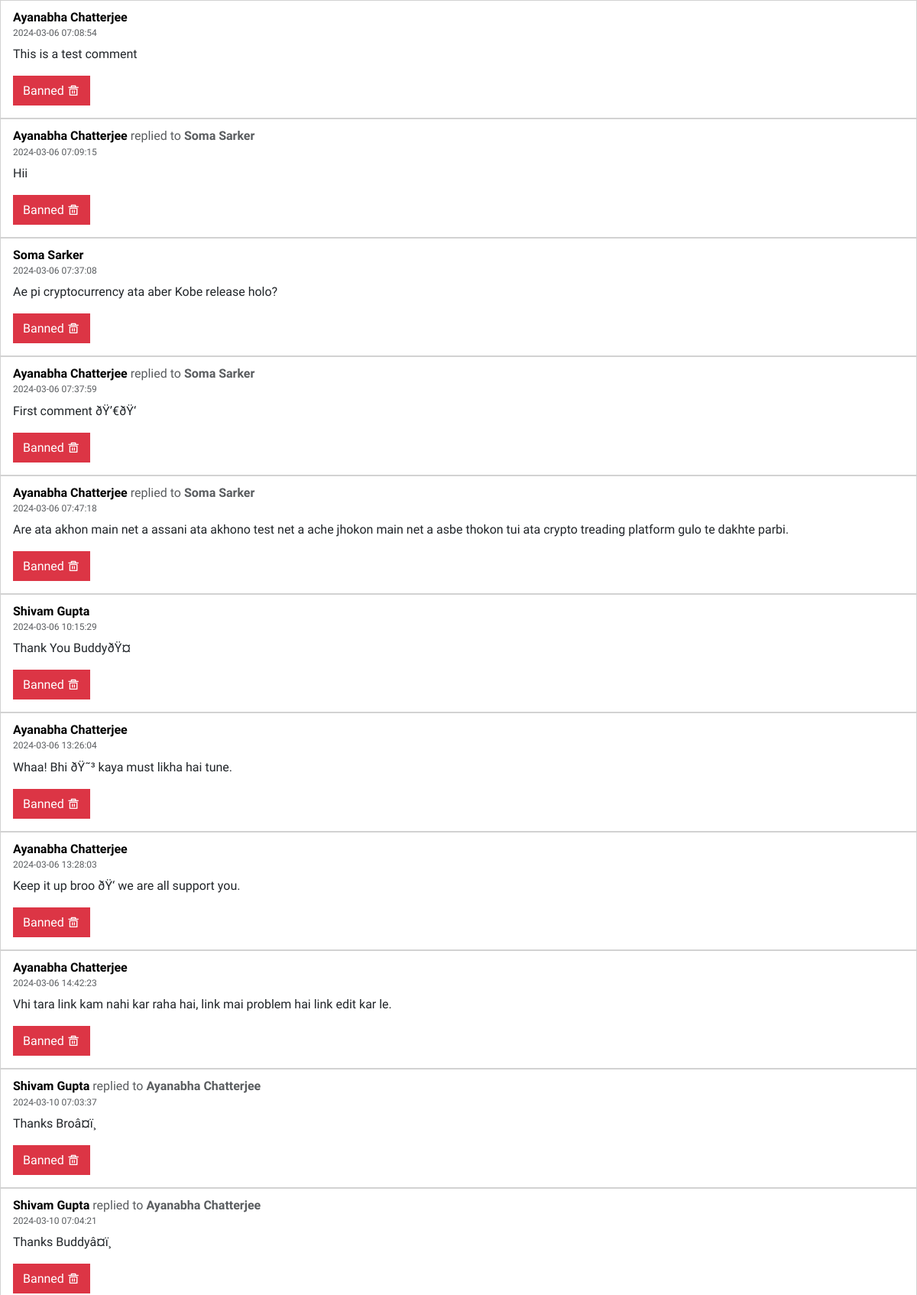
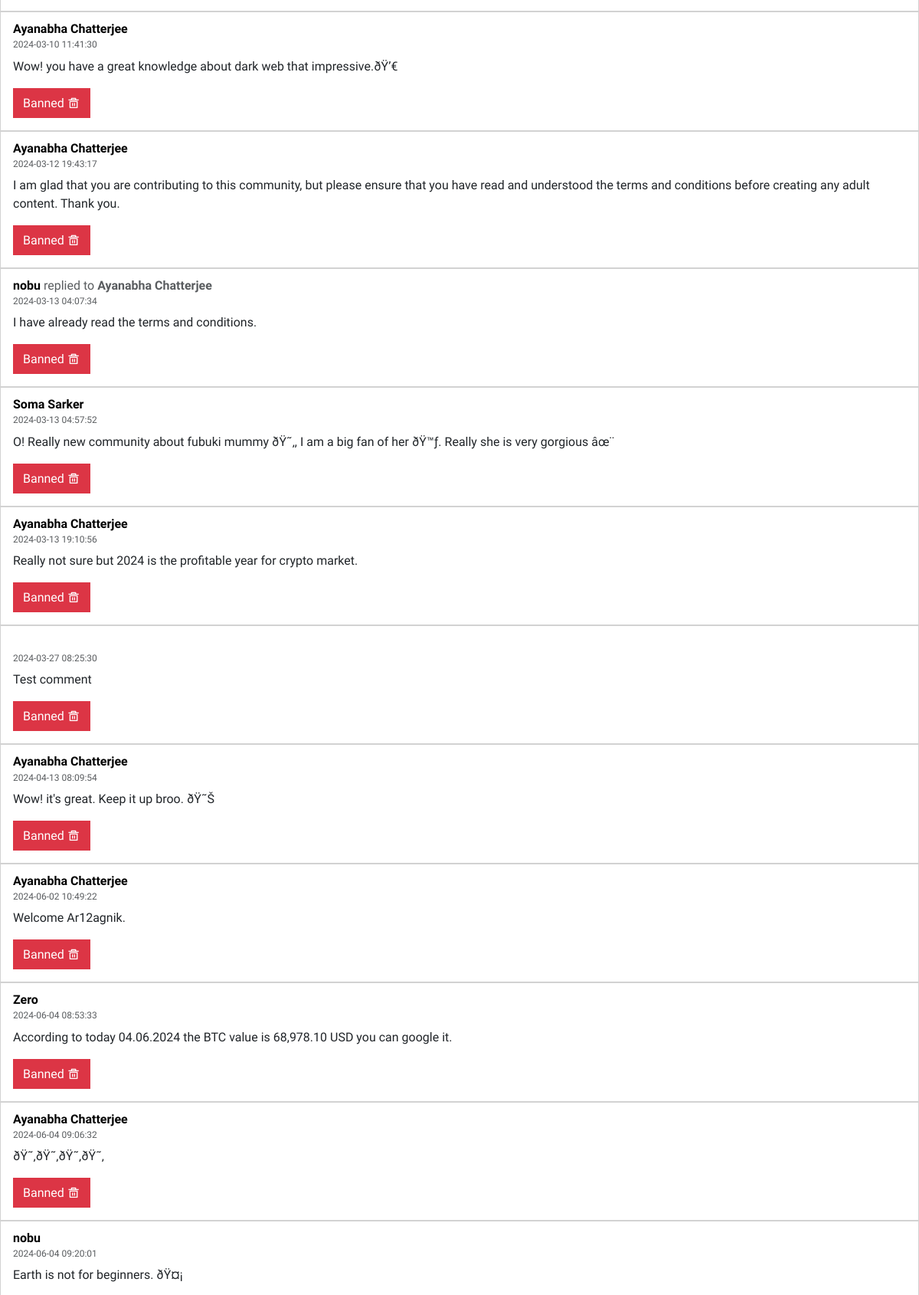
The app's page /admin/view-all-comments.php (signed in, upper part) with its own data (2 pictures, top to bottom).
### tables this page shows
CREATE TABLE `comments` (
  `comment_id` int(11) NOT NULL,
  `comment_content` varchar(2555) NOT NULL,
  `thread_id` int(10) NOT NULL,
  `comment_time` datetime NOT NULL DEFAULT current_timestamp(),
  `comment_by` varchar(255) NOT NULL DEFAULT '0',
  `tag_someone` int(11) NOT NULL
);

CREATE TABLE `user` (
  `id` int(11) NOT NULL,
  `username` varchar(20) NOT NULL,
  `password` varchar(225) NOT NULL,
  `repassword` varchar(225) NOT NULL,
  `datetime` date NOT NULL DEFAULT current_timestamp(),
  `profile_pic` varchar(9999) NOT NULL DEFAULT 'demoprofile.png',
  `about` text NOT NULL,
  `gender` varchar(20) NOT NULL,
  `country` varchar(50) NOT NULL,
  `cake_day` varchar(25) NOT NULL,
  `email` varchar(255) NOT NULL,
  `session_token` int(255) NOT NULL,
  `school` varchar(255) NOT NULL,
  `clg_university` varchar(255) NOT NULL,
  `status` varchar(255) NOT NULL,
  `looking_for` varchar(255) NOT NULL,
  `interest_in` varchar(255) NOT NULL
);

### admin/view-all-comments.php (the view, shortened to what this page needs)
<?php
if(!isset($_SESSION['name'])){
echo 'Opps! atfirst you need to <a href="index.php">login</a> & proof that you are an admin.';
}else{ ?>
<?php
include "../db_connection.php";
?>
<!DOCTYPE html>
<html lang="en">
<head>
     <?php include "../bootstrapcss-and-icons.php"; ?>
</head>
<body>
     <?php
               $sql = "SELECT * FROM `comments`";
               $result = mysqli_query($conn, $sql);
               if ($result) {
                    if (mysqli_num_rows($result) > 0) {
                         while ($comment = mysqli_fetch_assoc($result)) {
                              ?>
                              <div class="card rounded-0">
                                   <div class="card-body">
                                        <h6 class="card-subtitle mb-2 text-body-secondary">
                                             <b style="color:black;">
                                                <?php
                                                $comment_by = $comment['comment_by'];
                                                $sql_query = "SELECT * FROM `user` WHERE id = '{$comment_by}'";
                                                $run = mysqli_query($conn, $sql_query);
                                                if($run && mysqli_num_rows($run) > 0){
                                                  $row=mysqli_fetch_assoc($run);
                                                  echo $row['username'];
                                                }
                                                ?>
                                             </b>
                                             <?php
                                             if (empty($comment['tag_someone'])) {
                                             } else {
                                                  ?>
                                                  replied to
                                                      <?php
                                                      $tagsomeone = $comment['tag_someone'];
                                                      $sql = "SELECT * FROM `user` WHERE id = '{$tagsomeone}'";
                                                      $query = mysqli_query($conn, $sql);
                                                      if($query && mysqli_num_rows($query)){
                                                          $user=mysqli_fetch_assoc($query);
                                                      ?>
                                                 <strong><?php echo $user['username']; ?></strong>
                                                 <?php } ?>
                                             <?php } ?><br>
                                             <b style="font-weight:lighter; font-size:12px;">
                                                  <?php echo $comment['comment_time']; ?>
                                             </b>
                                        </h6>
                                        <p class="card-text">
                                             <?php echo $comment['comment_content']; ?>
                                        </p>
                                        <a href="delete-comments.php?delete=<?php echo $comment['comment_id']; ?>"
                                             class="card-link text-danger" style="text-decoration:none; font-size: 1rem;"><button type="button" class="btn btn-danger rounded-0">Banned <i class="ri-delete-bin-5-line"></i></button></a>
                                   </div>
                              </div>
                              <?php
                         }
                    } else {
                         echo' <div class="alert alert-danger rounded-0" role="alert" style="font-size:12px;">Invalid user!</div>';
                    }
               }
     ?>
</body>
</html>
<?php } ?>

### include/fonts.php (style rules this page uses)
* { font-family: "Mukta", sans-serif; font-weight: 400; font-style: normal; }

### records on screen
comments: user.username "Ayanabha Chatterjee", comment_time "2024-03-06 07:08:54", comment_content "This is a test comment"
comments: user.username "Ayanabha Chatterjee", user.username "Soma Sarker", comment_time "2024-03-06 07:09:15", comment_content "Hii"
comments: user.username "Soma Sarker", comment_time "2024-03-06 07:37:08", comment_content "Ae pi cryptocurrency ata aber Kobe release holo?"
comments: user.username "Ayanabha Chatterjee", user.username "Soma Sarker", comment_time "2024-03-06 07:37:59", comment_content "First comment ðŸ’€ðŸ‘"
comments: user.username "Ayanabha Chatterjee", user.username "Soma Sarker", comment_time "2024-03-06 07:47:18", comment_content "Are ata akhon main net a assani ata akhono test net a ache jhokon main net a asbe thokon tui ata crypto treading platform gulo te dakhte parbi."
comments: user.username "Shivam Gupta", comment_time "2024-03-06 10:15:29", comment_content "Thank You BuddyðŸ¤"
comments: user.username "Ayanabha Chatterjee", comment_time "2024-03-06 13:26:04", comment_content "Whaa! Bhi ðŸ˜³ kaya must likha hai tune."
comments: user.username "Ayanabha Chatterjee", comment_time "2024-03-06 13:28:03", comment_content "Keep it up broo ðŸ‘ we are all support you."
comments: user.username "Ayanabha Chatterjee", comment_time "2024-03-06 14:42:23", comment_content "Vhi tara link kam nahi kar raha hai, link mai problem hai link edit kar le."
comments: user.username "Shivam Gupta", user.username "Ayanabha Chatterjee", comment_time "2024-03-10 07:03:37", comment_content "Thanks Broâ¤ï¸"
comments: user.username "Shivam Gupta", user.username "Ayanabha Chatterjee", comment_time "2024-03-10 07:04:21", comment_content "Thanks Buddyâ¤ï¸"
comments: user.username "Ayanabha Chatterjee", comment_time "2024-03-10 11:41:30", comment_content "Wow! you have a great knowledge about dark web that impressive.ðŸ’€"
comments: user.username "Ayanabha Chatterjee", comment_time "2024-03-12 19:43:17", comment_content "I am glad that you are contributing to this community, but please ensure that you have read and understood the terms and conditions before creating any adult content. Thank you."
comments: user.username "nobu", user.username "Ayanabha Chatterjee", comment_time "2024-03-13 04:07:34", comment_content "I have already read the terms and conditions."
comments: user.username "Soma Sarker", comment_time "2024-03-13 04:57:52", comment_content "O! Really new community about fubuki mummy ðŸ˜‚, I am a big fan of her ðŸ™ƒ. Really she is very gorgious âœ¨"
comments: user.username "Ayanabha Chatterjee", comment_time "2024-03-13 19:10:56", comment_content "Really not sure but 2024 is the profitable year for crypto market."
comments: comment_time "2024-03-27 08:25:30", comment_content "Test comment"
comments: user.username "Ayanabha Chatterjee", comment_time "2024-04-13 08:09:54", comment_content "Wow! it's great. Keep it up broo. ðŸ˜Š"
comments: user.username "Ayanabha Chatterjee", comment_time "2024-06-02 10:49:22", comment_content "Welcome Ar12agnik."
comments: user.username "Zero", comment_time "2024-06-04 08:53:33", comment_content "According to today 04.06.2024 the BTC value is 68,978.10 USD you can google it."
comments: user.username "Ayanabha Chatterjee", comment_time "2024-06-04 09:06:32", comment_content "ðŸ˜‚ðŸ˜‚ðŸ˜‚ðŸ˜‚"
comments: user.username "nobu", comment_time "2024-06-04 09:20:01", comment_content "Earth is not for beginners. ðŸ¤¡"
